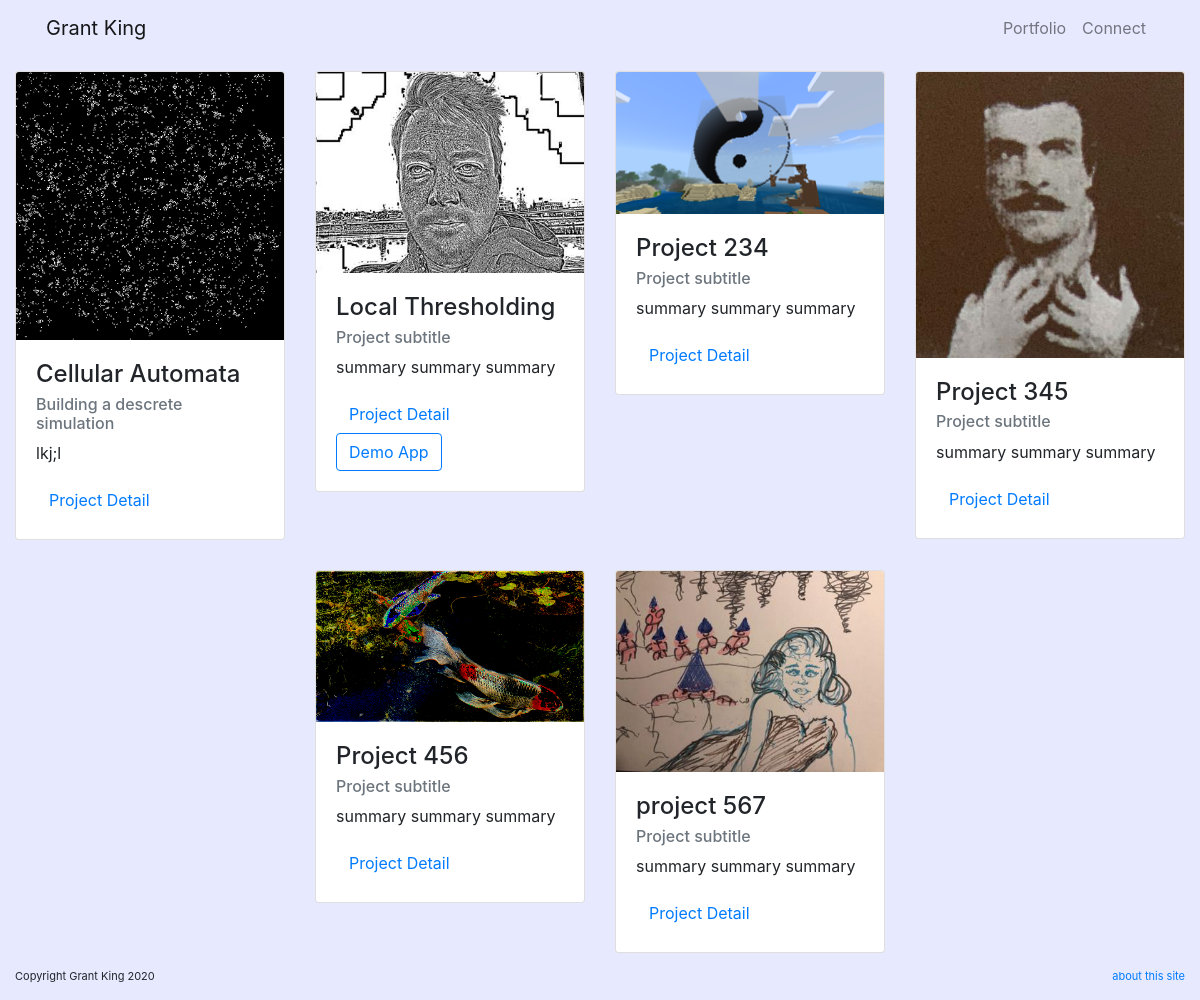
Before: /projects/ with the older database file.
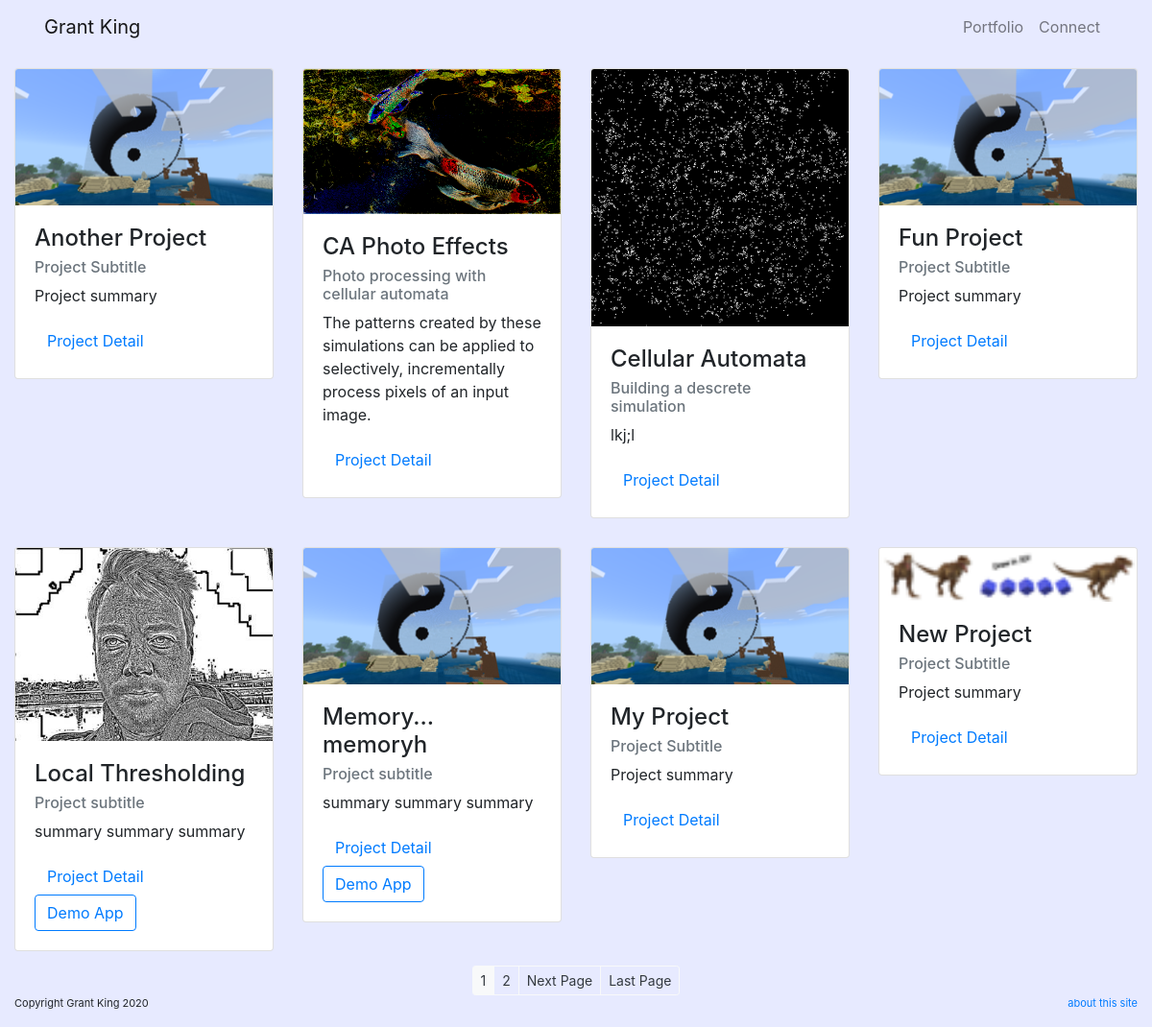
After: the same page with the newer database file.
### mysite/models.py (models this page shows, shortened)
class Project(models.Model): #portfolio item data structure
    image = models.ImageField(default='default.png', upload_to='project_pics')
    title = models.CharField(max_length=100)
    subtitle = models.CharField(max_length=100)
    summary = models.TextField(max_length=250)
    description = models.TextField()
    tags = models.ManyToManyField(CategoryTag)
    app_link = models.URLField(blank=True)

### mysite/views.py (the view)
# urls.py: path('projects/', ProjectListView.as_view(), name='mysite-projects'),
class ProjectListView(ListView):
    model = Project
    template_name = 'mysite/projects.html'
    context_object_name = 'projects'
    ordering = ['title']
    paginate_by = 8

### mysite/templates/mysite/projects.html (shortened to what this page needs)
{% extends "mysite/base.html" %}
{% load static %}
{% block content %}
<div class="row text-left justify-content-center">
    {% for project in projects %}
    <div class="col-sm-12 col-md-6 col-lg-4 col-xl-3">
        <div class="card" data-bs-hover-animate="pulse">
            <a href="{% url 'project-detail' project.id %}"> <img class="card-img-top w-100 d-block"
                    src="{{ project.image.url }}"></a>
            <div class="card-body">
                <h4 class="card-title">{{ project.title }}</h4>
                <h6 class="text-muted card-subtitle mb-2">{{ project.subtitle }}</h6>
                <p class="card-text">{{ project.summary }}</p>
                <a class="btn btn-link" role="button" href="{% url 'project-detail' project.id %}">Project Detail</a>
                {% if project.app_link %}
                <a class="btn btn-outline-primary" role="button" href="{{ project.app_link }}">Demo App</a>
                {% endif %}
            </div>
        </div>
    </div>
    {% endfor %}
</div>
{% if is_paginated %}
<div class="row text-left justify-content-center">
    <div class="col-10 col-sm-12 col-md-11 col-lg-10 col-xl-9 text-center">
        <div class="btn-group" role="group">
            {% for num in page_obj.paginator.page_range %}
            {% if page_obj.number == num %}
            <a class="btn btn-light btn-sm text-dark" role="button"
                href="?page={{ num }}">{{ num }}</a>
            {% elif num > page_obj.number|add:'-3' and num < page_obj.number|add:'3' %}
            <a class="btn btn-outline-light btn-sm text-dark" role="button"
                href="?page={{ num }}">{{ num }}</a>
            {% endif %}
            {% endfor %}
            {% if page_obj.has_next %}
            <a class="btn btn-outline-light btn-sm text-dark" role="button"
                href="?page={{ page_obj.next_page_number }}">Next Page</a>
            <a class="btn btn-outline-light btn-sm text-dark" role="button"
                href="?page={{ page_obj.paginator.num_pages }}">Last
                Page</a>
            {% endif %}
        </div>
    </div>
</div>
{% endif %}
{% endblock content %}

### mysite/templates/mysite/base.html (shortened to what this page needs)
{% load static %}
<!DOCTYPE html>
<html>
<head>
    <link rel="stylesheet" href="https://cdnjs.cloudflare.com/ajax/libs/twitter-bootstrap/4.4.1/css/bootstrap.min.css">
    <link rel="stylesheet" href="https://cdnjs.cloudflare.com/ajax/libs/animate.css/3.5.2/animate.min.css">
    <link rel="stylesheet" href="{% static 'mysite/css/styles.css' %}">
</head>
<body style="background-color: rgba(162,172,255,0.25);">
    <div class="container-fluid">
        <nav class="navbar navbar-light navbar-expand-md navigation-clean">
            <div class="container"><a class="navbar-brand" href="{% url 'mysite-home' %}">Grant King</a>
                <div class="collapse navbar-collapse" id="navcol-1">
                    <ul class="nav navbar-nav ml-auto">
                        <li class="nav-item" role="presentation"><a class="nav-link" href="{% url 'mysite-projects' %}">Portfolio</a></li>
                        <li class="nav-item" role="presentation"><a class="nav-link" href="{% url 'contact' %}">Connect</a></li>
                    </ul>
                </div>
            </div>
        </nav>
        {% block content %}
        {% endblock %}
        <div>
            <footer style="font-size: 11px;">
                <div class="row">
                    <div class="col">
                        <p>Copyright Grant King 2020</p>
                    </div>
                    <div class="col text-right">
                        <a href="#">
                            <p>about this site</p>
                        </a>
                    </div>
                </div>
            </footer>
        </div>
    </div>
</body>
</html>

### mysite/static/mysite/css/styles.css (style rules this page uses)
.card { margin: 15px 0px; }
.row { justify-content: center; }

Changed rows visible on the page:
no longer on this page (row unchanged): Project: image (picture), title "Project 345", subtitle "Project subtitle", summary "summary summary summary"
no longer on this page (row unchanged): Project: image (picture), title "Project 456", subtitle "Project subtitle", summary "summary summary summary"
no longer on this page (row unchanged): Project: image (picture), title "project 567", subtitle "Project subtitle", summary "summary summary summary"
added Project: image (placeholder picture), title "Another Project", subtitle "Project Subtitle", summary "Project summary"
added Project: image (picture), title "CA Photo Effects", subtitle "Photo processing with cellular automata", summary "The patterns created by these simulations can be applied to selectively, incrementally process pixels of an input image."
added Project: image (placeholder picture), title "Fun Project", subtitle "Project Subtitle", summary "Project summary"
changed Project: title "Project 234" → "Memory... memoryh"; now shows "Demo App"
added Project: image (placeholder picture), title "My Project", subtitle "Project Subtitle", summary "Project summary"
added Project: image (picture), title "New Project", subtitle "Project Subtitle", summary "Project summary"
Other visible differences:
new list line: "1"
new list line: "2"
text now shown: "Next Page Last Page"
